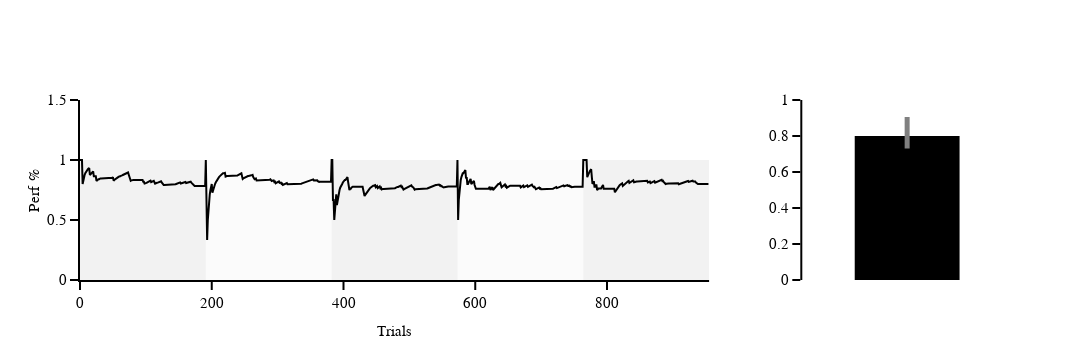

Notebook source saved alongside this figure:
### Code cell
fig = make_subplots(rows=1, cols=2, column_widths=[0.75, 0.25], print_grid=False)


fig.add_trace(go.Scatter(y=perf_runs[~np.isnan(perf_runs)], 
                         line=dict(color='black')), 
              row=1, col=1)


perf_median = np.median(perf_runs[~np.isnan(perf_runs)])
ci_low = np.quantile(perf_runs[~np.isnan(perf_runs)], 0.025)
ci_up = np.quantile(perf_runs[~np.isnan(perf_runs)], 0.975)





fig.add_trace(go.Bar(#x=['attentional task performance'], 
                     y=[perf_median], 
                     marker=dict(color='black'),
                     error_y=dict(type='data', 
                                  symmetric=False, 
                                  array=[ci_up - perf_median], 
                                  arrayminus=[perf_median - ci_low], 
                                  thickness=5, 
                                  width=0,
                                  color='gray'), 
                     width=0.5),
              
              row=1, col=2)


step = 191
x_max = len(perf_runs[~np.isnan(perf_runs)])  

for i in range(0, x_max, step):
    fig.add_shape(type="rect", 
                  x0=i, 
                  x1=i + step, 
                  y0=0, 
                  y1=1, 
                  fillcolor="gray" if (i // step) % 2 == 0 else "lightgray", 
                  opacity=0.1,
                  layer="below", 
                  line_width=0)

fig.update_xaxes(showline=True, range=[0,x_max], title='Trials', row=1, col=1)
fig.update_yaxes(showline=True, range=[0,1], title='Perf %',row=1, col=1)

fig.update_xaxes(showline=False, visible=False, row=1, col=2)
fig.update_yaxes(showline=True,range=[0,1],row=1, col=2)
fig.update_layout(template=fig_template, showlegend=False, width=fig_width)
fig.show()

### Figure 1 — Plotly figure (JSON) as saved in the notebook; plotly's stock layout.template omitted (floating-point values rounded to 4 significant figures; data arrays with more than 128 entries replaced by an {"elided": "..."} marker saying what was removed)
{"data": [{"line": {"color": "black"}, "type": "scatter", "xaxis": "x", "y": {"elided": "955 float values"}, "yaxis": "y"}, {"error_y": {"array": [0.1054], "arrayminus": [0.06976], "color": "gray", "symmetric": false, "thickness": 5, "type": "data", "width": 0}, "marker": {"color": "black"}, "type": "bar", "width": 0.5, "xaxis": "x2", "y": [0.8], "yaxis": "y2"}], "layout": {"height": 360, "shapes": [{"fillcolor": "gray", "layer": "below", "line": {"width": 0}, "opacity": 0.1, "type": "rect", "x0": 0, "x1": 191, "y0": 0, "y1": 1}, {"fillcolor": "lightgray", "layer": "below", "line": {"width": 0}, "opacity": 0.1, "type": "rect", "x0": 191, "x1": 382, "y0": 0, "y1": 1}, {"fillcolor": "gray", "layer": "below", "line": {"width": 0}, "opacity": 0.1, "type": "rect", "x0": 382, "x1": 573, "y0": 0, "y1": 1}, {"fillcolor": "lightgray", "layer": "below", "line": {"width": 0}, "opacity": 0.1, "type": "rect", "x0": 573, "x1": 764, "y0": 0, "y1": 1}, {"fillcolor": "gray", "layer": "below", "line": {"width": 0}, "opacity": 0.1, "type": "rect", "x0": 764, "x1": 955, "y0": 0, "y1": 1}], "showlegend": false, "width": 1440, "xaxis": {"anchor": "y", "domain": [0, 0.675], "range": [0, 955], "showline": true, "title": {"text": "Trials"}}, "xaxis2": {"anchor": "y2", "autorange": true, "domain": [0.775, 1], "range": [-0.5, 0.5], "showline": false, "visible": false}, "yaxis": {"anchor": "x", "domain": [0, 1], "range": [0, 1.5], "showline": true, "title": {"text": "Perf %"}, "type": "linear"}, "yaxis2": {"anchor": "x2", "domain": [0, 1], "range": [0, 1], "showline": true, "type": "linear"}}}
